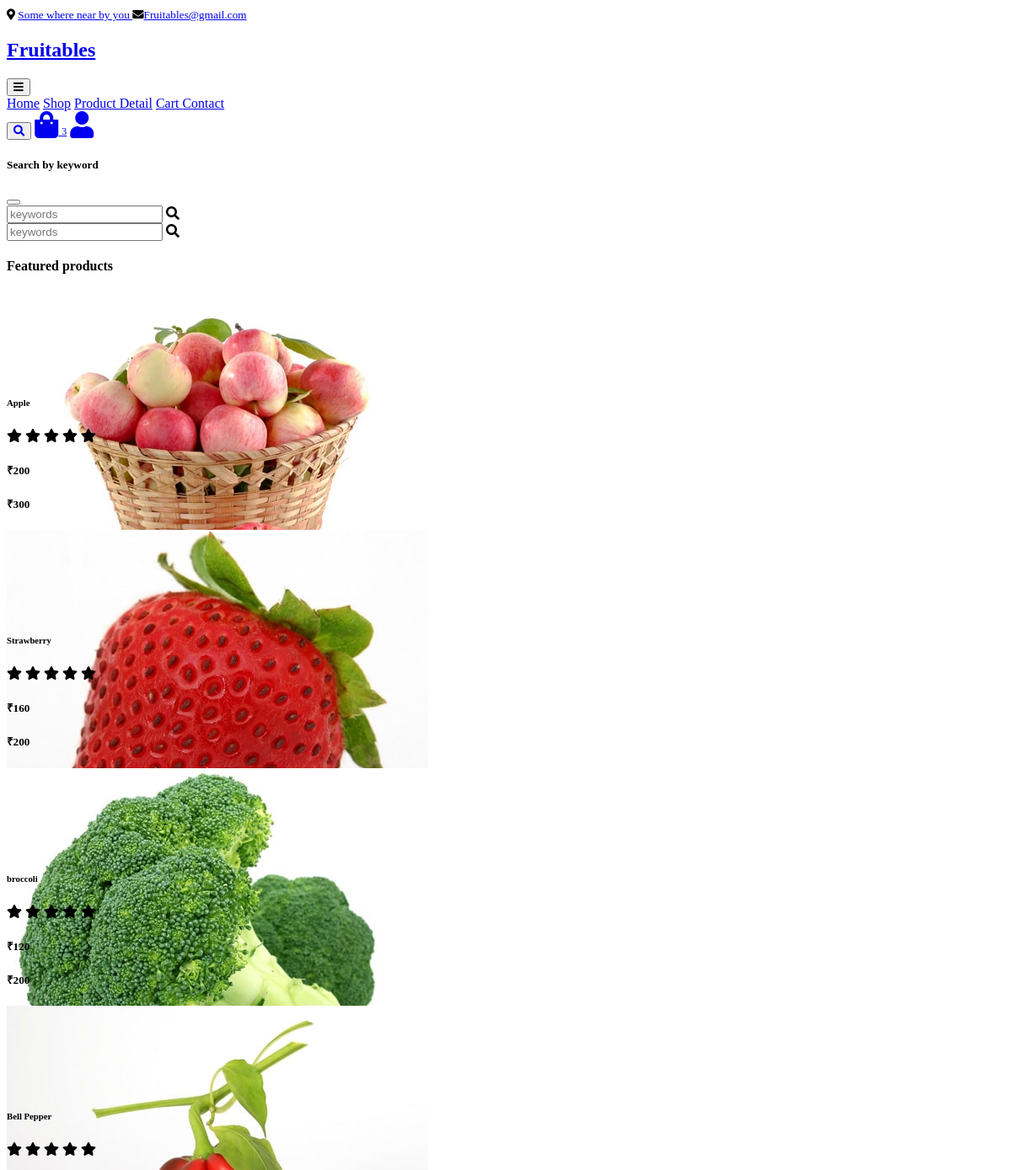
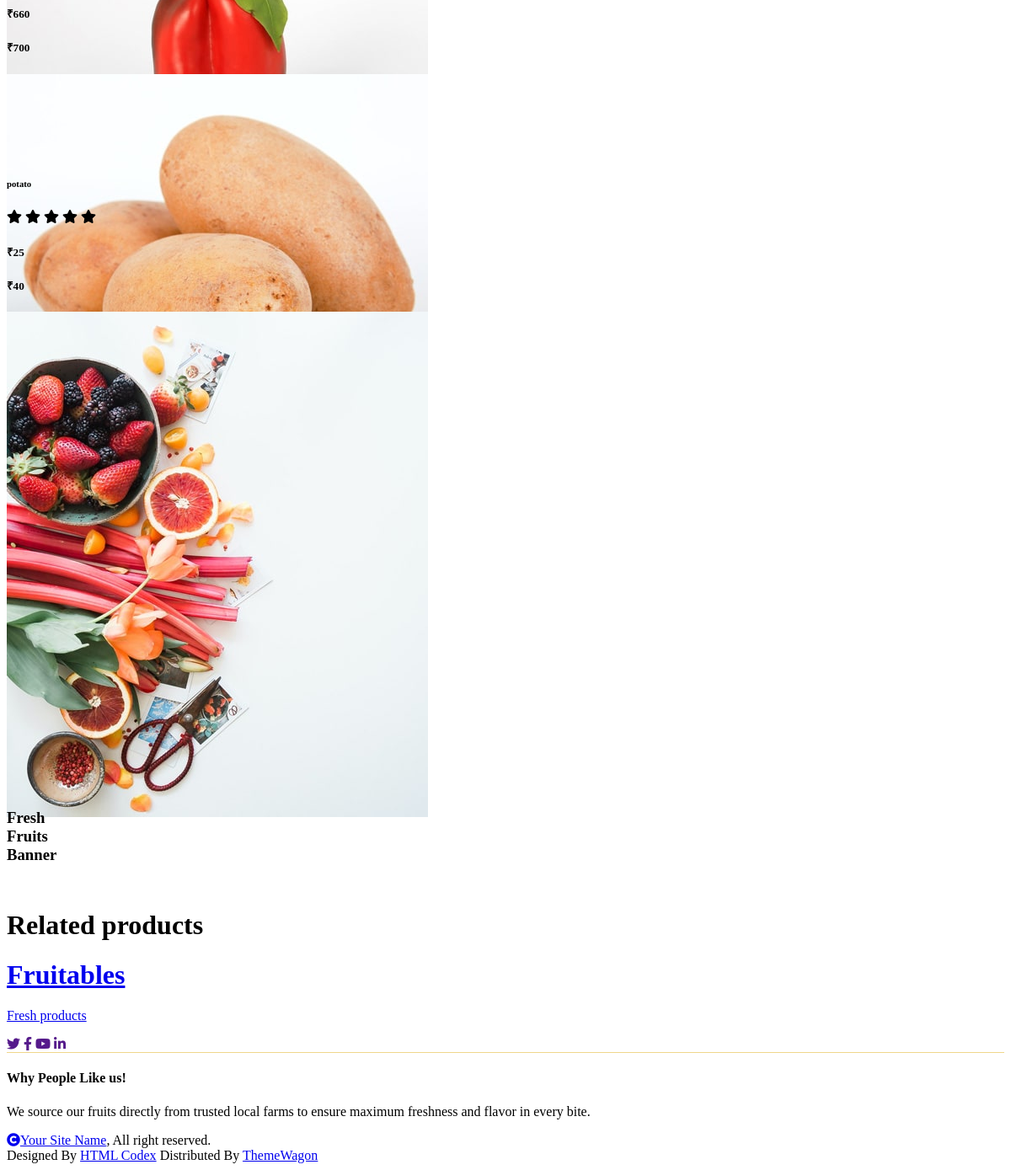
/search_result/9/ (signed in), run on an earlier commit of the app's database (2 pictures, top to bottom).
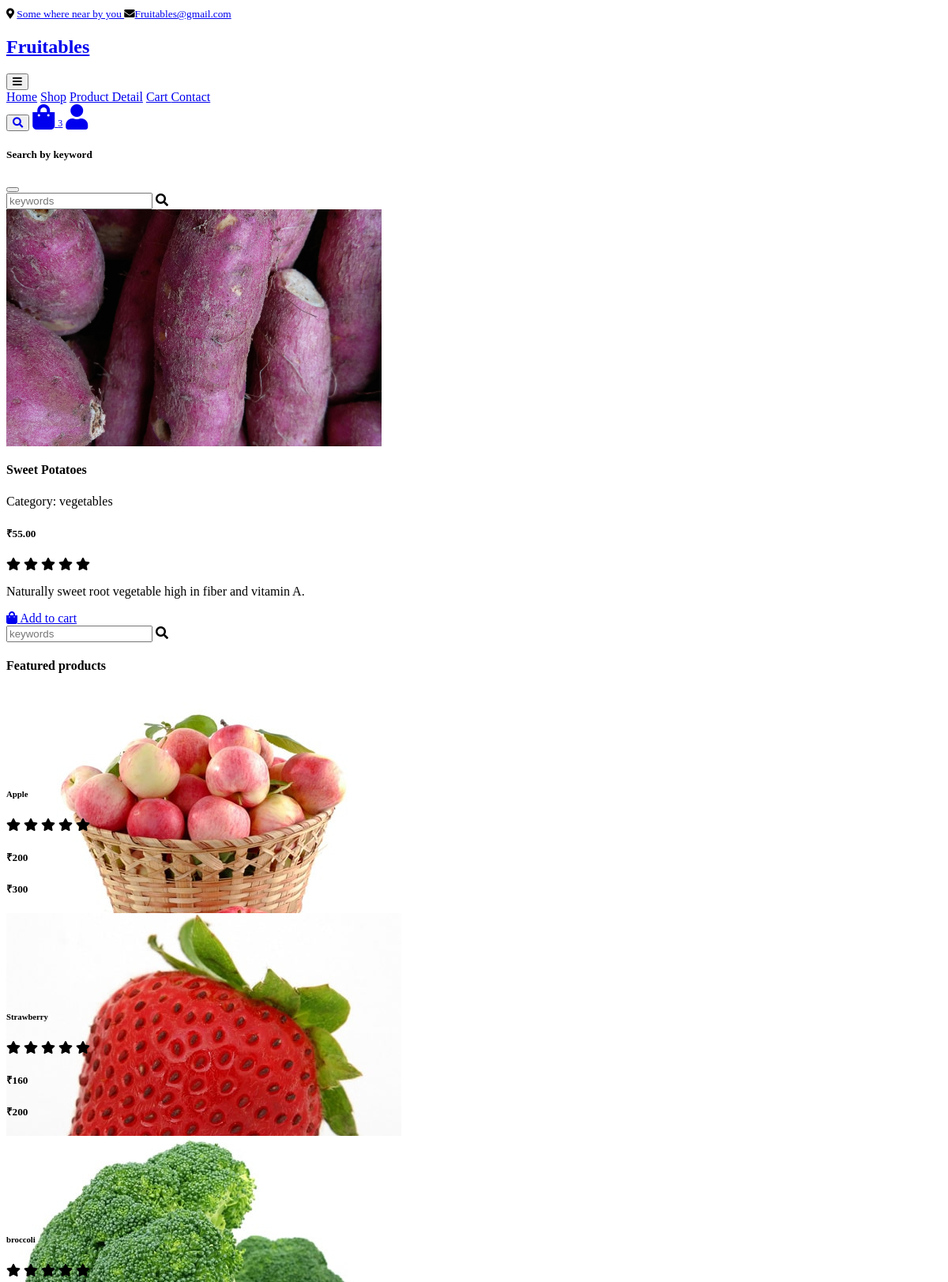
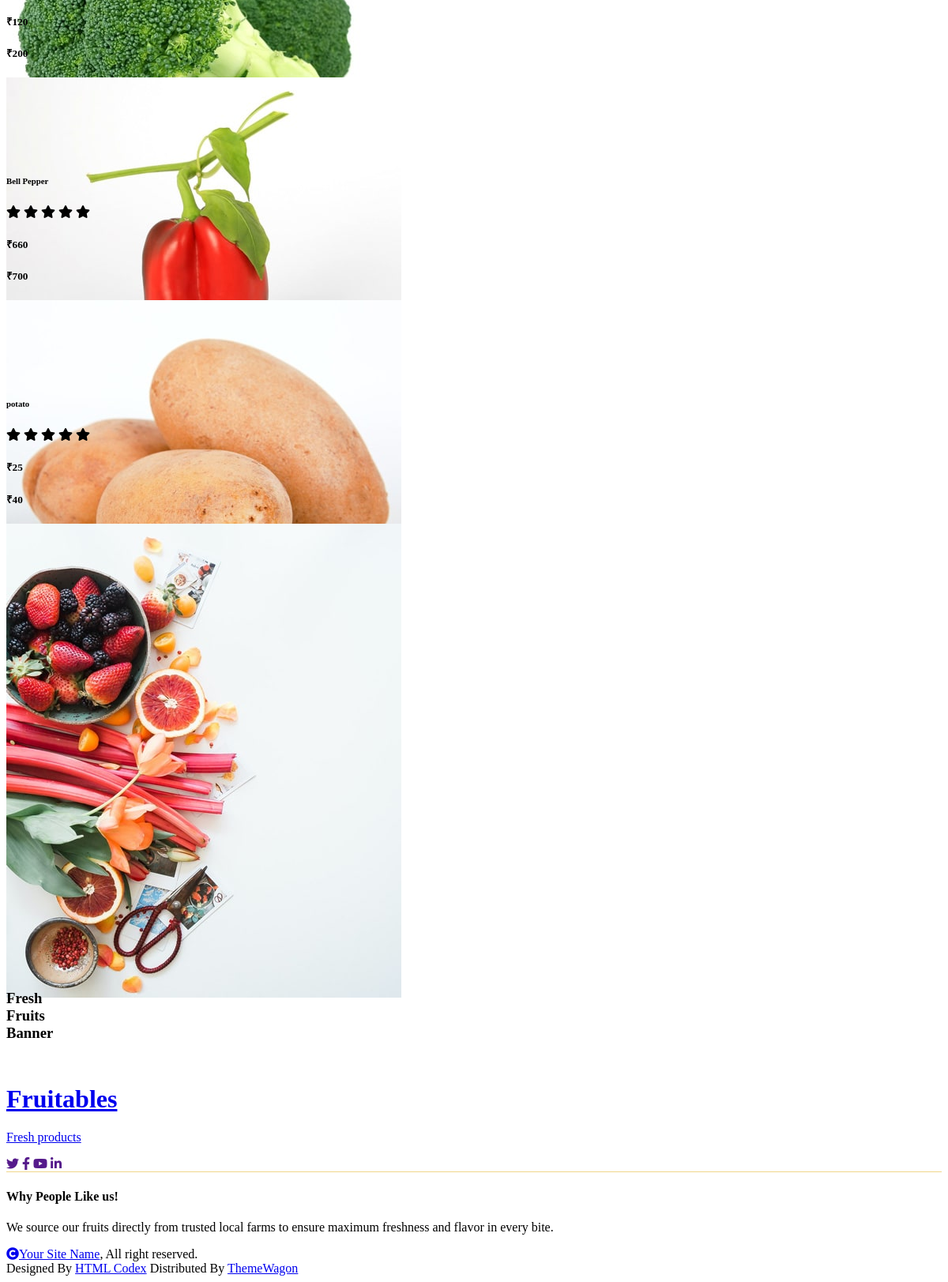
And on a later commit of the database (2 pictures, top to bottom).
### products/models.py (models this page shows, shortened)
class Product(models.Model):
    category = models.ForeignKey(Category, on_delete=models.CASCADE)
    product_name = models.CharField(max_length=200)
    description = models.TextField(blank=True, null=True)
    price = models.DecimalField(max_digits=10, decimal_places=2)
    quantity = models.IntegerField(default = 0)
    image = models.ImageField(upload_to='Fruit_images/', blank=True, null=True)
    is_available = models.BooleanField(default=True)
    created_at = models.DateTimeField(auto_now_add=True)

class Category(models.Model):
    name = models.CharField(max_length=100, unique=True)
    created_at = models.DateTimeField(auto_now_add=True)
    def __str__(self):
        return self.name

### core/views.py (the view)
# urls.py: path('search_result/<int:id>/',search_result, name="search_result"),
@login_required(login_url="/account/sign_in/")
def search_result(request, id):
    final_result = product_model.Product.objects.filter(id=id).first()
    return render(request, "core/product_detail.html", {'final_result': final_result})

### core/templates/core/product_detail.html (shortened to what the changed rows need)
{% extends 'core/base.html' %}
{% block start %}
{% load static %}
<div class="container-fluid py-5 mt-5">
    <div class="container py-5">
        <div class="row g-4 mb-5">
            <div class="col-lg-8 col-xl-9">
                {% if final_result %}
                <div class="row g-4">
                    <div class="col-lg-6">
                        <div id="p_image" class="border rounded">
                            <a href="#">
                                <img src="{{ final_result.image.url }}" class="img-fluid rounded" alt="Image">
                            </a>
                        </div>
                    </div>
                    <div class="col-lg-6">
                        <h4 class="fw-bold mb-3">{{ final_result.product_name }}</h4>
                        <p class="mb-3">Category: {{final_result.category}}</p>
                        <h5 class="fw-bold mb-3">₹{{final_result.price}}</h5>
                        <div class="d-flex mb-4">
                            <i class="fa fa-star text-secondary"></i>
                            <i class="fa fa-star text-secondary"></i>
                            <i class="fa fa-star text-secondary"></i>
                            <i class="fa fa-star text-secondary"></i>
                            <i class="fa fa-star"></i>
                        </div>
                        <p>{{ final_result.description}} </p>
                        <a href="{% url 'add_to_cark' final_result.id %}"
                            class="btn border border-secondary rounded-pill px-4 py-2 mb-4 text-primary"><i
                                class="fa fa-shopping-bag me-2 text-primary"></i> Add to cart</a>
                    </div>
                </div>
                {% endif %}
            </div>
            <div class="col-lg-4 col-xl-3">
            </div>
        </div>
    {% if not final_result %}
        <h1 class="fw-bold mb-0">Related products</h1>
         {% endif%}
</div>
</div>
{% endblock %}

What changed in the data, as far as the page shows it:
added Product: image (picture), product_name "Sweet Potatoes", category "vegetables", price "55.00", description "Naturally sweet root vegetable high in fiber and vitamin A."
Also different on the page:
text no longer shown: "Related products"
text now shown: "Category: ₹ Add to cart"
